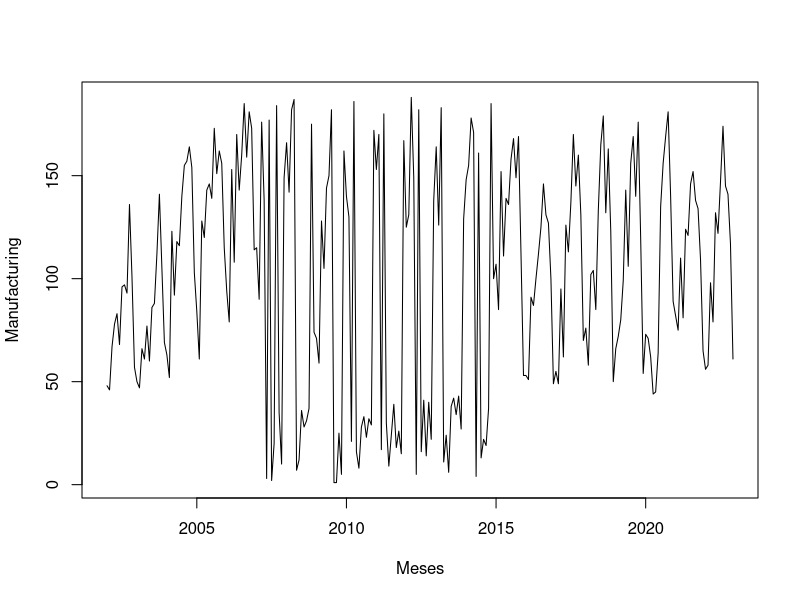

This figure's R source: (Note: this script raises an error after producing the figure.)
## ---- chunk 1
knitr::opts_chunk$set(echo = TRUE)
## ---- chunk 2
library(readxl)

dados= read_excel('prod_manufatura_ind.xlsx')
View(dados)
## ---- chunk 3
#lendo arquivos e declarando variaveis
ind = ts(dados[,2], start=c(2002,1), freq=12)
plot(ind,ylab='Manufacturing',xlab='Meses')

lind=ts(log(dados[,2]), start=c(2002,1), freq=12)
plot(lind,ylab='log(Manufacturing)',xlab='Anos')

